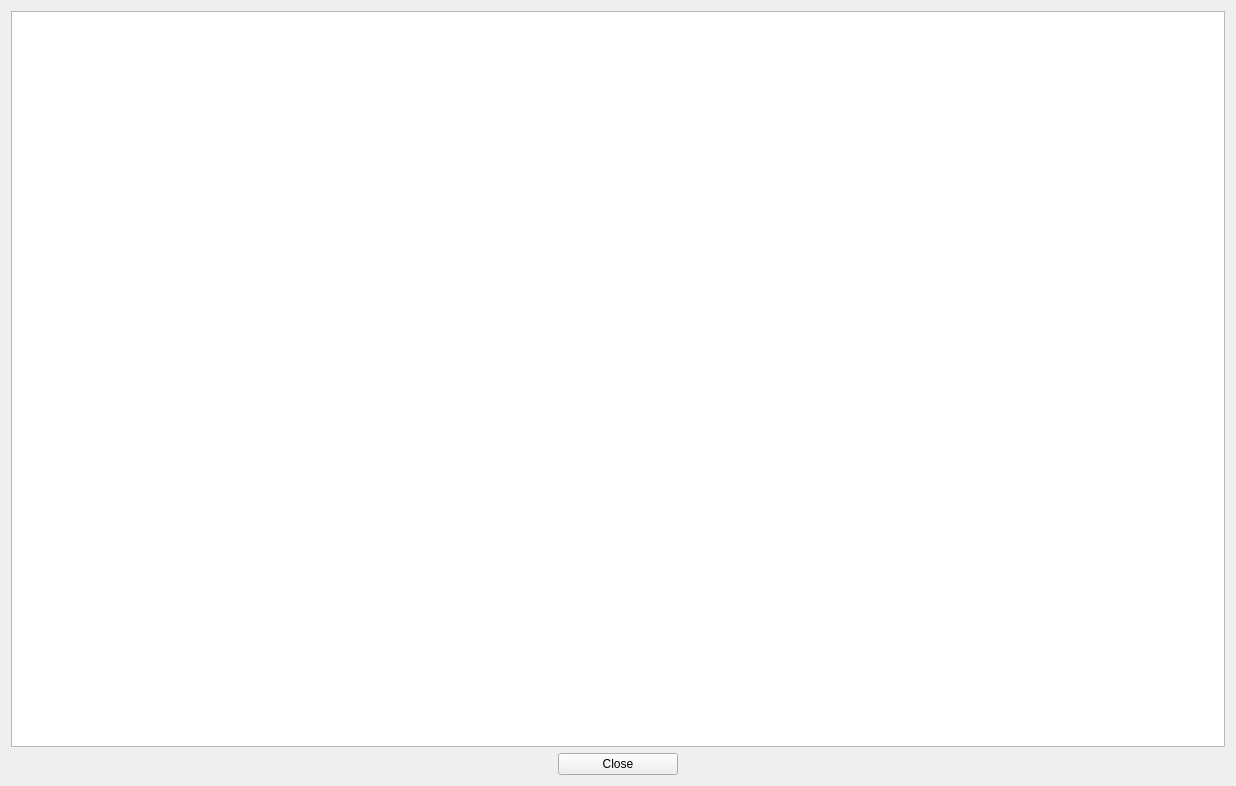
<?xml version="1.0" encoding="UTF-8"?>
<ui version="4.0">
 <class>Form</class>
 <widget class="QWidget" name="Form">
  <property name="geometry">
   <rect>
    <x>0</x>
    <y>0</y>
    <width>1236</width>
    <height>786</height>
   </rect>
  </property>
  <property name="windowTitle">
   <string>Scan Task Definition</string>
  </property>
  <layout class="QVBoxLayout" name="verticalLayout">
   <item>
    <widget class="QPlainTextEdit" name="scantaskEdit">
     <property name="readOnly">
      <bool>true</bool>
     </property>
    </widget>
   </item>
   <item>
    <layout class="QHBoxLayout" name="horizontalLayout">
     <item>
      <spacer name="horizontalSpacer">
       <property name="orientation">
        <enum>Qt::Horizontal</enum>
       </property>
       <property name="sizeHint" stdset="0">
        <size>
         <width>40</width>
         <height>20</height>
        </size>
       </property>
      </spacer>
     </item>
     <item>
      <widget class="QPushButton" name="closeButton">
       <property name="minimumSize">
        <size>
         <width>120</width>
         <height>0</height>
        </size>
       </property>
       <property name="maximumSize">
        <size>
         <width>120</width>
         <height>16777215</height>
        </size>
       </property>
       <property name="text">
        <string>Close</string>
       </property>
      </widget>
     </item>
     <item>
      <spacer name="horizontalSpacer_2">
       <property name="orientation">
        <enum>Qt::Horizontal</enum>
       </property>
       <property name="sizeHint" stdset="0">
        <size>
         <width>40</width>
         <height>20</height>
        </size>
       </property>
      </spacer>
     </item>
    </layout>
   </item>
  </layout>
 </widget>
 <resources/>
 <connections/>
</ui>
